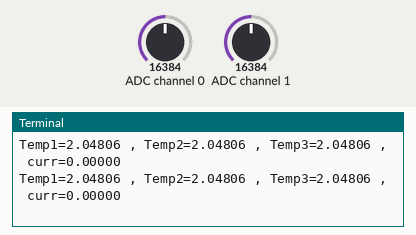
The program below on a simulated Raspberry Pi (BCM pin numbers). On the bench: the last lines printed to the terminal. The inputs (shaded band) are chosen by the test bench; at power-on: ADC channel 0 = 16384, ADC channel 1 = 16384 (analog values on the 0–32767 scale). Files the program writes start out absent.

Above: at 1.2 s.
1.3 s: ADC channel 0 set to 22936
At 2.0 s:
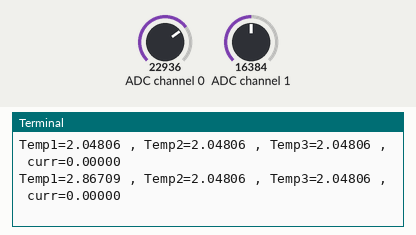
2.8 s: ADC channel 1 set to 22936
At 2.8 s:
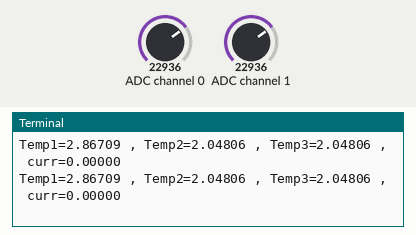
4.3 s: ADC channel 0 set to 28834
At 4.7 s:
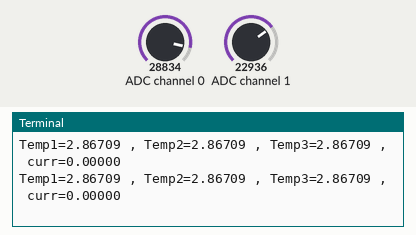
5.8 s: ADC channel 1 set to 28834
At 6.3 s:
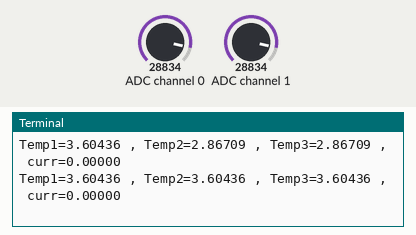
Timing chart, 0 to 8.3 s (numbered marks = the images above; inputs shaded):
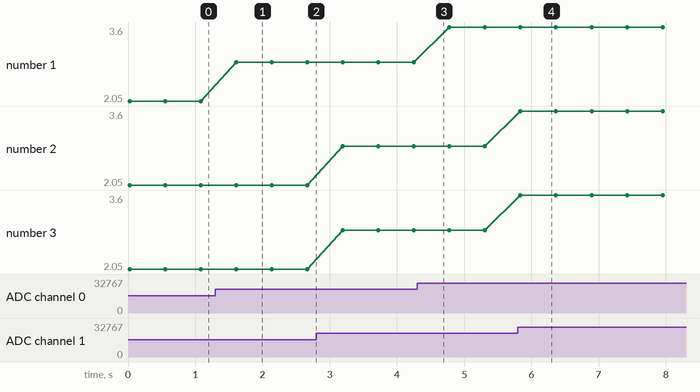

The program:

pkm.py
```python
import time
import Adafruit_ADS1x15
import csv
n=0;
adc = Adafruit_ADS1x15.ADS1115()

GAIN = 1

print('Reading ADS1x15 values, press Ctrl-C to quit...')

while True:
    btemp1 = adc.read_adc(0, gain=GAIN) #bit ntc amp 1
    vtemp1 = btemp1*4096/(32767*1000) #volt ntc amp 1

    btemp2 = adc.read_adc(1, gain=GAIN) #bit ntc amp 2
    vtemp2 = btemp2*4096/(32767*1000) #volt ntc amp 2

    btemp3 = adc.read_adc(1, gain=GAIN) #bit ntc amp 3
    vtemp3 = btemp3*4096/(32767*1000) #volt ntc amp 3

    curr = 0 #current
    print('Temp1={0:5.5f} , Temp2={1:5.5f} , Temp3={2:5.5f} , curr={3:5.5f}'.format(vtemp1,vtemp2,vtemp3,curr))

    header = ['temp1', 'temp2', 'temp3', 'curr']
    data = [vtemp1, vtemp2, vtemp3, curr]

    with open('data_temp.csv', 'a+', encoding='UTF8', newline='') as f:
       writer = csv.writer(f)
       if n==0:
            writer.writerow(header)
       writer.writerow(data)
    n=1
    time.sleep(0.5)
```

Measured:
- after the input at 1.3 s, the terminal: prints a new line after 0.31 s (image 1)
- after the input at 5.8 s, the terminal: prints a new line at once (image 4)
- plotted number 1: 2.05 → 2.87 after the input at 1.3 s, 2.87 → 3.6 after the input at 4.3 s
